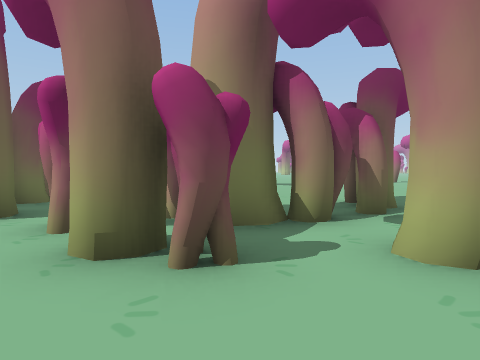
view 1 (above)

13 first-person views from a walk through a Unity game level. The camera is 1.3 m above the floor, tilts 2° down and sees 75° across. The floor is counted in squares, 2 m on a side. Each view is taken from the middle of a square. On the plan, view 1 faces up. The plan holds only what a view shows up to about 10 squares ahead; the rest is blank. The place goes on beyond the plan. The player character is not drawn. Some animated figures are left out.

view 2
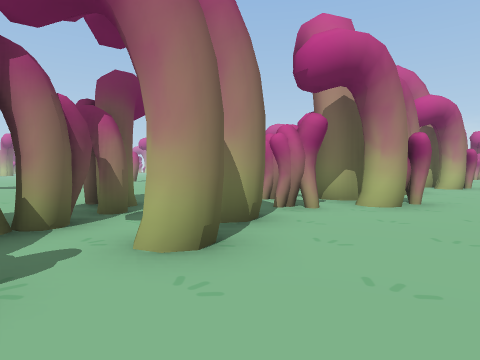

view 3
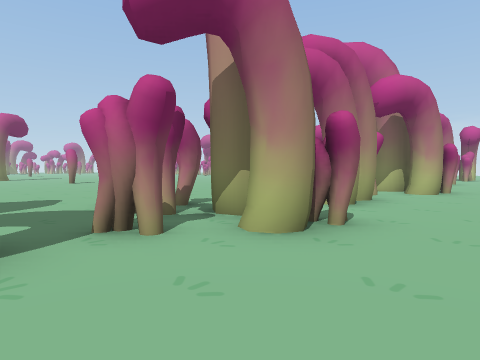

view 4
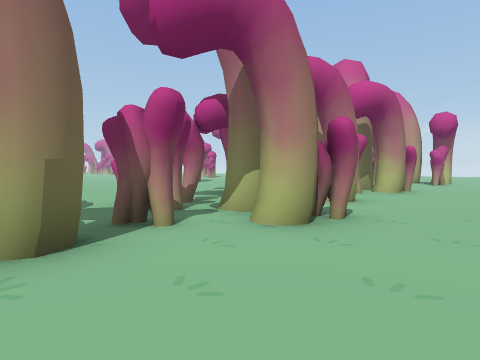

view 5
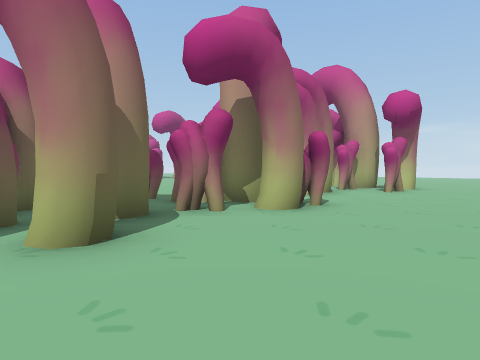

view 6
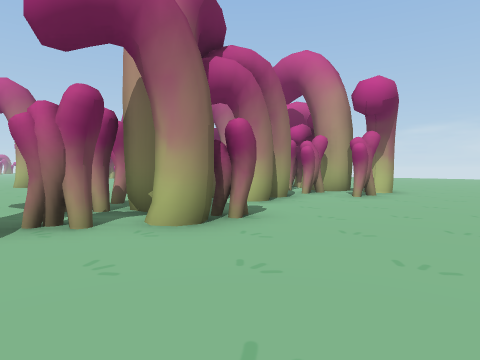

view 7
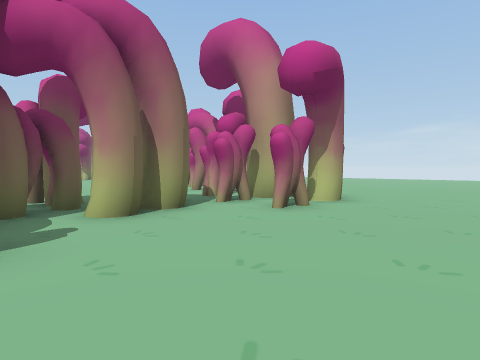

view 8
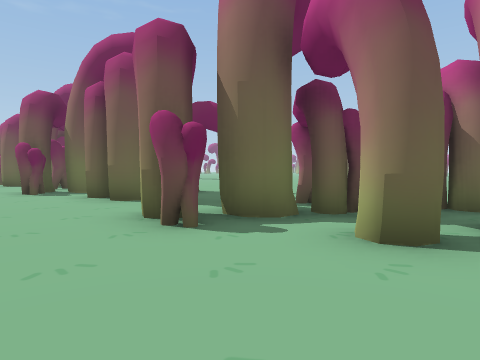

view 9
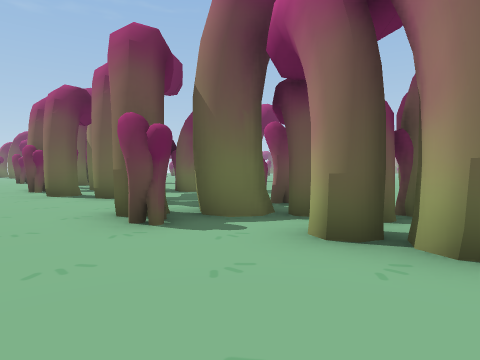

view 10
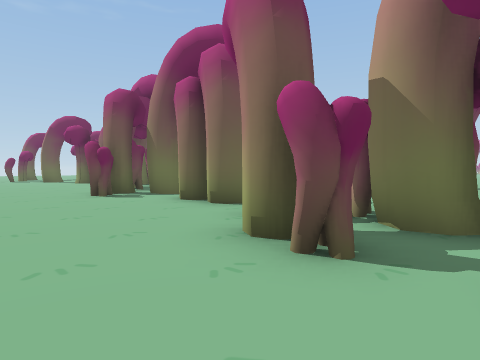

view 11
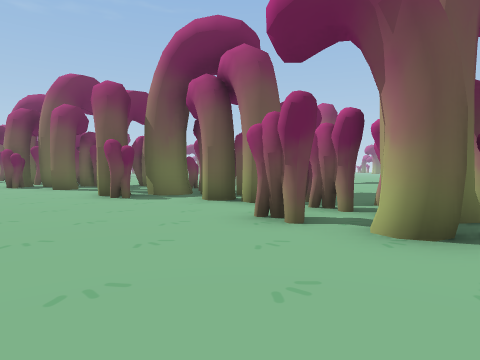

view 12
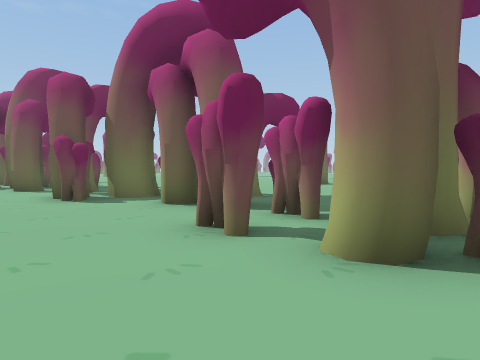

view 13
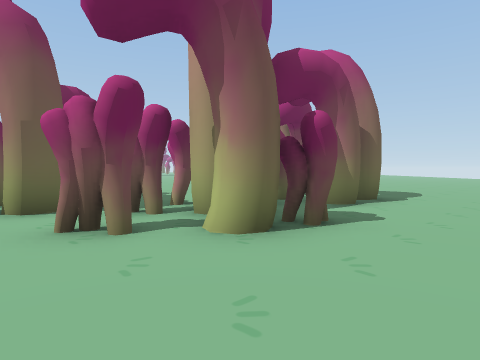

### Floor plan
Key: @ floor where view 1 was taken; # wall or solid block; x gap in a wall; . floor; T thing the floor can be seen under or through.
Columns run from 9 left of view 1 to 26 right of it. Each row starts with its distance up from view 1.
 11               ..
 10           .  ...     ..   ..   ..
  9           . ....     ..   ..  ...
  8           . ....     .    ........#
  7           ...... .. .. .. ....#....#
  6      #    .#....... .#..# .####..##.
  5  ####..  ###..##..#...TT#..########.
  4  .#.##x####...####...TT..####.....##
  3 ..#....##...#.###.##TTT.#..##....x#.
  2 ........#..#...#.....TT.............
  1 ....................................
  0       ...@..........................

Positions as (right, up) in squares from view 1, and headings:
1: (0, 0), facing up
2: (0, 0), facing up-right
3: (3, 0), facing up-right
4: (9, 0), facing up-right
5: (14, 0), facing up-right
6: (16, 0), facing up-right
7: (19, 0), facing up-right
8: (16, 0), facing up-left
9: (10, 0), facing up-left
10: (1, 0), facing up-left
11: (26, 0), facing up-left
12: (26, 1), facing up-left
13: (25, 0), facing up
